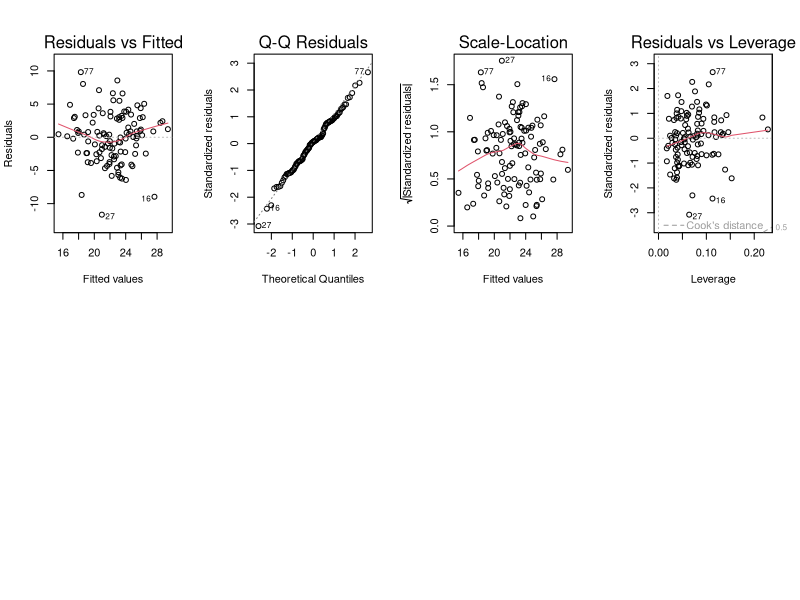

Write R code to recreate this figure.
## ---- chunk 1
# Libraries
library(car)
library(tidyverse)

# Loading and cleaning data
fb <- read_csv("savant_data.csv")
fb <- fb %>% select(player_id, `downward movement w/ gravity (in)`, 
                    `glove/arm-side movement (in)`, whiff_percent, `pitch (MPH)`,
                    `spin (RPM)`, `vertical release pt (ft)`, `extension (ft)`)

bot <- read_csv("botcmd.csv") %>% select(player_id, `botCmd FA`)

# Merging and cleaning data
fastballs <- merge(fb, bot, by = 'player_id')
renamed_cols <- c('downwards_mvmt' = 'downward movement w/ gravity (in)',
                  'side_mvmt' = 'glove/arm-side movement (in)',
                  'speed' = 'pitch (MPH)',
                  'spin' = 'spin (RPM)',
                  'release_pt' = 'vertical release pt (ft)',
                  'extension' = 'extension (ft)',
                  'command' = 'botCmd FA')

fastballs <- rename(fastballs, renamed_cols)
## ---- chunk 2
head(fastballs)
## ---- chunk 3
set.seed(1000)
fastballs_training <- fastballs %>% sample_frac(size = 0.75)
fastballs_testing <- anti_join(fastballs, fastballs_training)
## ---- chunk 4
summarize(fastballs_training, pitchers = n(), 
          `min speed` = min(speed), `max speed` = max(speed),
          `average speed` = mean(speed), `median speed` = median(speed), 
          `sd speed` = sd(speed))
## ---- chunk 5
reg_all <- lm(whiff_percent ~ speed + spin + downwards_mvmt + 
              side_mvmt + release_pt + extension + command, 
              data = fastballs_training)

summary(reg_all)
## ---- chunk 6
par(mfrow = c(2,4))
plot(reg_all)
## ---- chunk 7
vif(reg_all)
